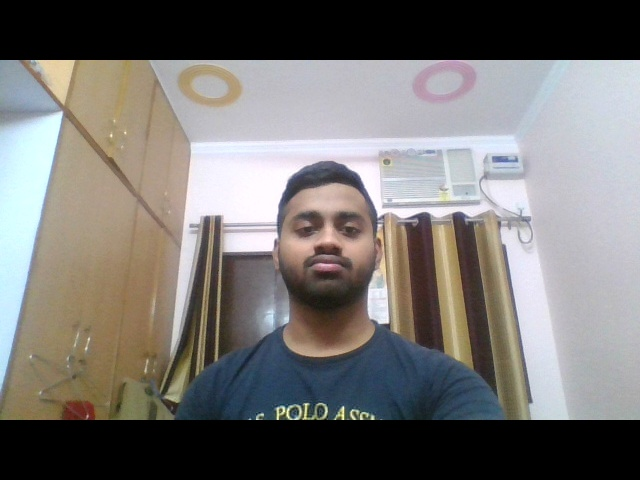
#> input picture TestImages/Alvin.jpg, 640 x 480 px
$ python tester.py
#> lines starting #> are read from the running program, lines starting #| are printed output that depends on the picture
### faceRecognition.py
import cv2
import os
import numpy as np

#This module contains all common functions that are called in tester.py file


#Given an image below function returns rectangle for face detected alongwith gray scale image
def faceDetection(test_img):
    gray_img=cv2.cvtColor(test_img,cv2.COLOR_BGR2GRAY)#convert color image to grayscale
    face_haar_cascade=cv2.CascadeClassifier('HaarCascade/haarcascade_frontalface_default.xml')#Load haar classifier
    faces=face_haar_cascade.detectMultiScale(gray_img,scaleFactor=1.32,minNeighbors=5)#detectMultiScale returns rectangles

    return faces,gray_img

#Given a directory below function returns part of gray_img which is face alongwith its label/ID
# [33 lines left out: functions labels_for_training_data, train_classifier, not called in this run]

#Below function draws bounding boxes around detected face in image
def draw_rect(test_img,face):
    (x,y,w,h)=face
    cv2.rectangle(test_img,(x,y),(x+w,y+h),(0,255,0),thickness=2)

#Below function writes name of person for detected label
def put_text(test_img,text,x,y):
    cv2.putText(test_img,text,(x,y),cv2.FONT_HERSHEY_COMPLEX_SMALL,2,(255,90,90),2)

### tester.py
import cv2
import os
import numpy as np
import faceRecognition as fr

#This module takes images  stored in diskand performs face recognition
test_img=cv2.imread('TestImages/Alvin.jpg')#test_img path
#> test_img is the input picture: shape (480, 640, 3); mean B, G, R 114.1, 116.5, 119.2
faces_detected,gray_img=fr.faceDetection(test_img)
#> in faceDetection, `gray_img=cv2.cvtColor(test_img,cv2.COLOR_BGR2GRAY)#convert color image..`:
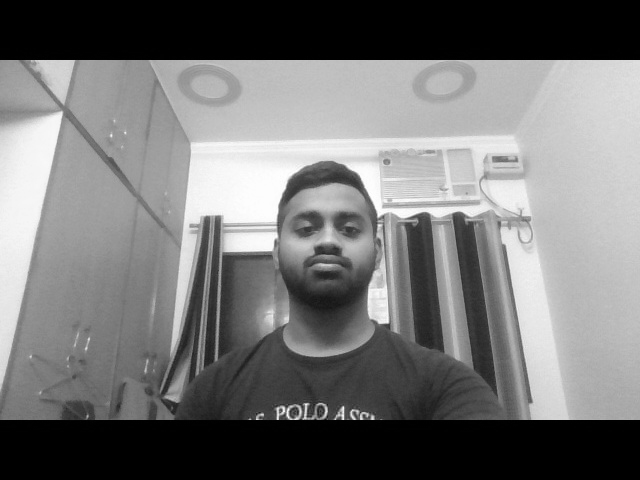
#> gray_img: shape (480, 640); min 0, max 254, mean 117
#> in faceDetection, `faces=face_haar_cascade.detectMultiScale(gray_img,scaleFactor=1.32,min..`: faces = [[271, 182, 114, 114]]
#> faces_detected = [[271, 182, 114, 114]]
print("faces_detected:",faces_detected)
#| faces_detected: [[271 182 114 114]]


#Comment belows lines when running this program second time.Since it saves training.yml file in directory
#faces,faceID=fr.labels_for_training_data('trainingImages')
#face_recognizer=fr.train_classifier(faces,faceID)
#face_recognizer.write('trainingData.yml')


#Uncomment below line for subsequent runs
face_recognizer=cv2.face.LBPHFaceRecognizer_create()
#> (the run stopped early here; a loop or call above may not have finished)

$ run again, with TestImages/Ajeesh.jpg copied over TestImages/Alvin.jpg
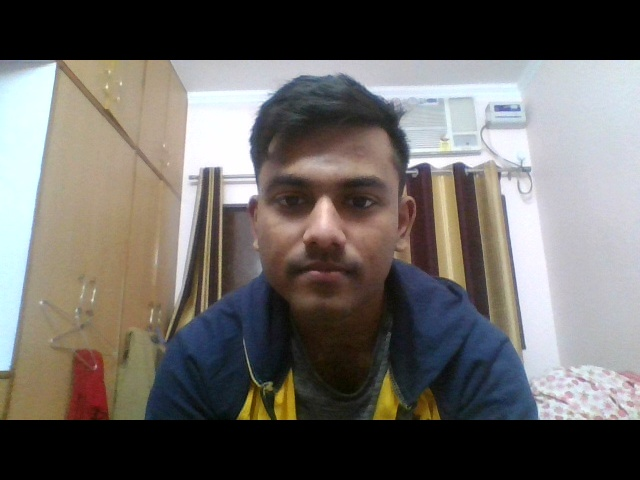
#> input picture TestImages/Ajeesh.jpg, 640 x 480 px
#> test_img is the input picture: shape (480, 640, 3); mean B, G, R 99.3, 102.7, 106.4
#> in faceDetection, `gray_img=cv2.cvtColor(test_img,cv2.COLOR_BGR2GRAY)#convert color image..`:
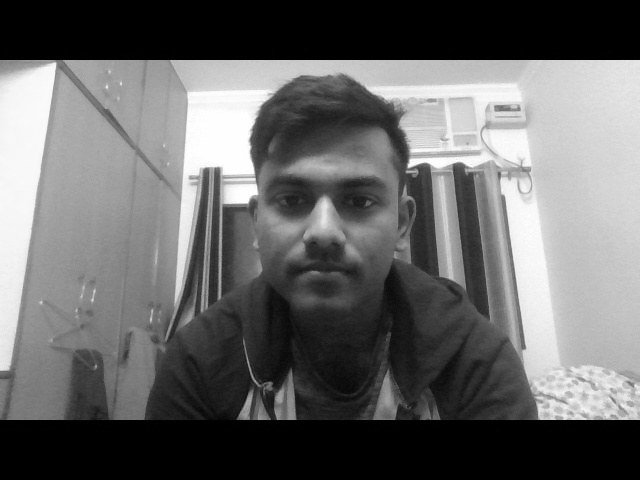
#> gray_img: shape (480, 640); min 0, max 255, mean 103.5
#> faces = [[230, 129, 188, 188]]
#| faces_detected: [[230 129 188 188]]
